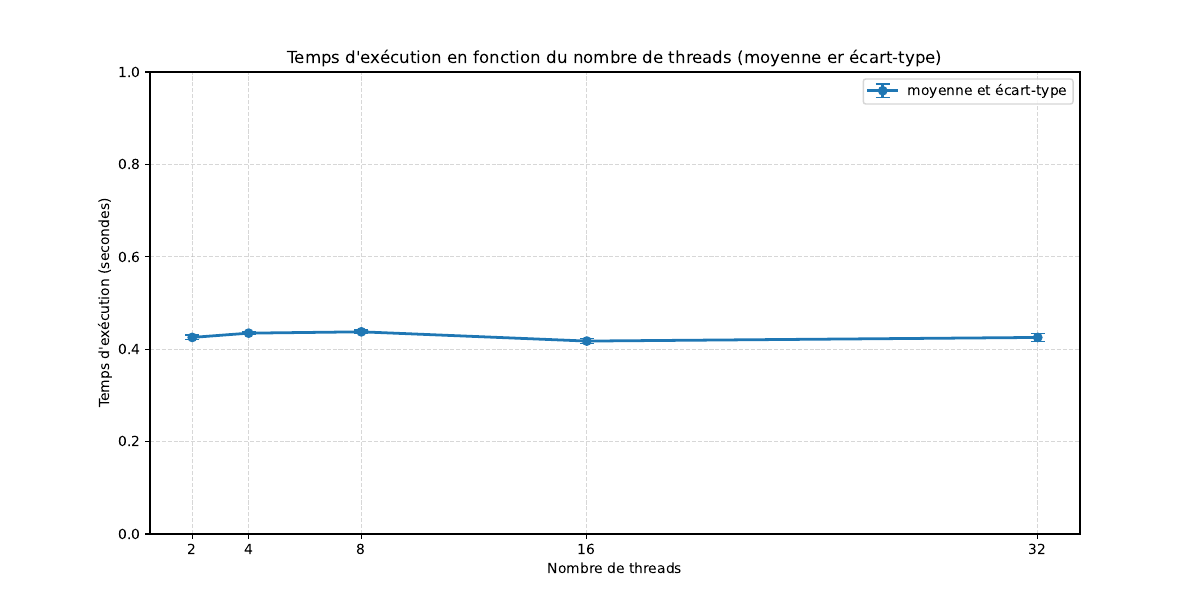

This chart was generated by the following Python code:
from matplotlib import pyplot as plt
import pandas as pd

csv_file = "part2/question23/question23.csv"


data = pd.read_csv(csv_file, skipinitialspace=True)

threads = [2, 4, 8, 16, 32]


means = data.mean(axis=1)
stds = data.std(axis=1, ddof=1)

# --- Plot ---
plt.figure(figsize=(12, 6))
plt.title("Temps d'exécution en fonction du nombre de threads (moyenne er écart-type)")
plt.xlabel("Nombre de threads")
plt.ylabel("Temps d'exécution (secondes)")
plt.ylim(bottom=0)  
plt.ylim(0, 1)


plt.errorbar(
    threads,
    means,
    yerr=stds,
    fmt='o-',
    capsize=5,
    linewidth=2,
    label="moyenne et écart-type"
)

plt.xticks(threads)
plt.grid(True, linestyle="--", alpha=0.5)
plt.legend()

plt.savefig("question23.pdf")
plt.show()